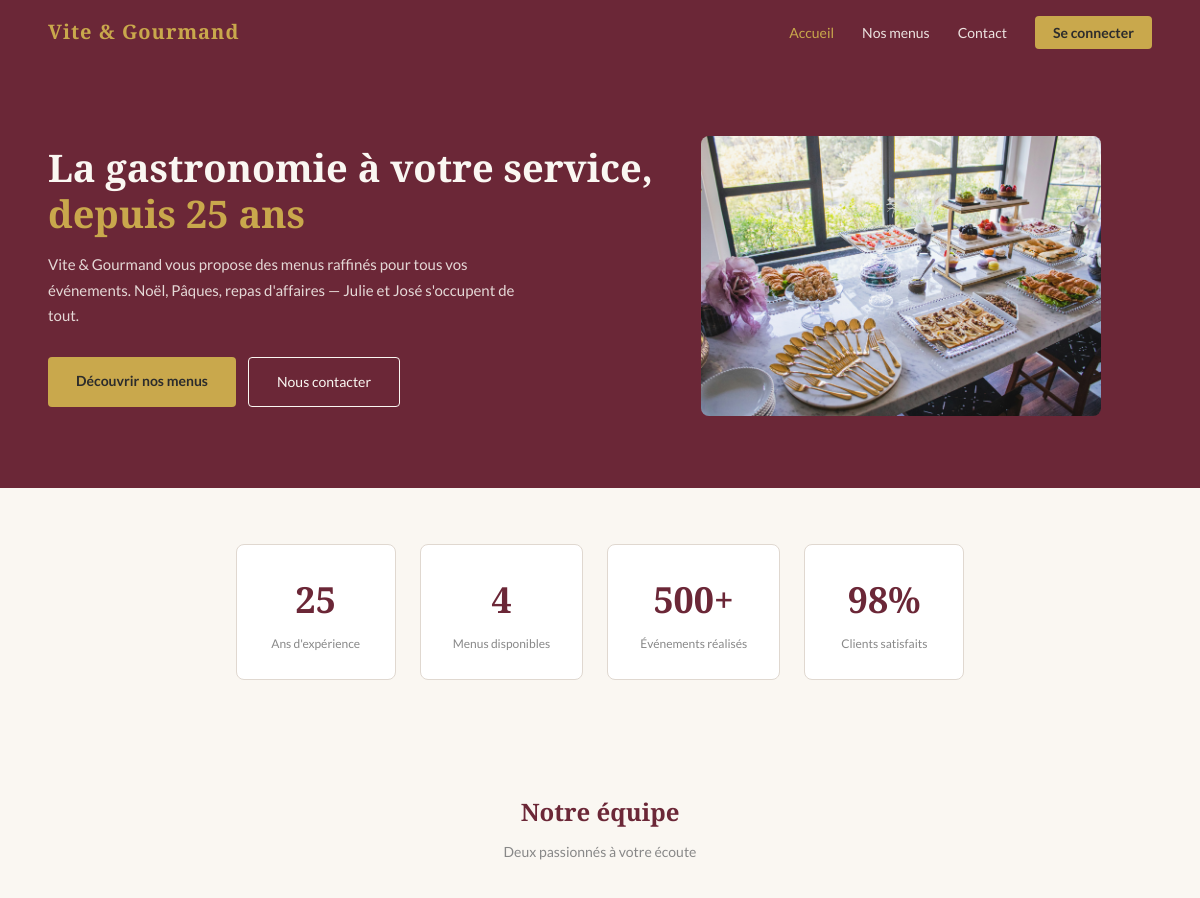
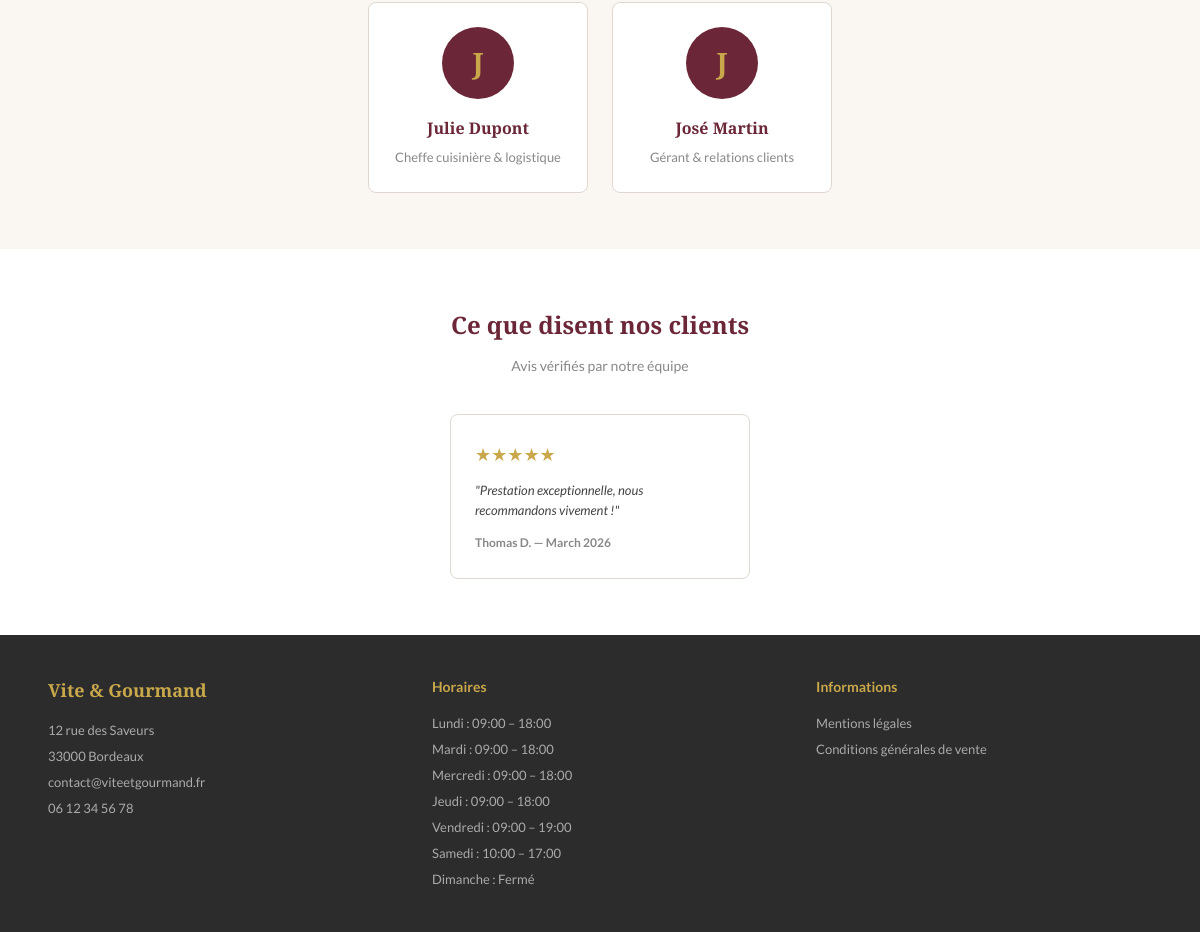
The page /public/index.php on the database its author committed (2 pictures, top to bottom).
### tables this page shows
CREATE TABLE avis (
    avis_id INT AUTO_INCREMENT PRIMARY KEY,
    commande_id INT NOT NULL,
    utilisateur_id INT NOT NULL,
    note INT CHECK (note BETWEEN 1 AND 5),
    commentaire TEXT,
    statut ENUM('en_attente', 'valide', 'refuse') DEFAULT 'en_attente',
    date_avis DATETIME DEFAULT CURRENT_TIMESTAMP,
    FOREIGN KEY (commande_id) REFERENCES commande(commande_id),
    FOREIGN KEY (utilisateur_id) REFERENCES utilisateur(utilisateur_id)
);

CREATE TABLE utilisateur (
    utilisateur_id INT AUTO_INCREMENT PRIMARY KEY,
    email VARCHAR(100) NOT NULL UNIQUE,
    password VARCHAR(255) NOT NULL,
    nom VARCHAR(50) NOT NULL,
    prenom VARCHAR(50) NOT NULL,
    gsm VARCHAR(20),
    adresse VARCHAR(255),
    ville VARCHAR(100),
    actif BOOLEAN DEFAULT TRUE,
    role_id INT NOT NULL,
    FOREIGN KEY (role_id) REFERENCES role(role_id)
);

CREATE TABLE horaire (
    horaire_id INT AUTO_INCREMENT PRIMARY KEY,
    jour ENUM('lundi','mardi','mercredi','jeudi','vendredi','samedi','dimanche') NOT NULL,
    heure_ouverture VARCHAR(5),
    heure_fermeture VARCHAR(5)
);

### src/controllers/AccueilController.php (called while the page is built, shortened)
<?php
$pdo = getDB();
$avis = $pdo->query("
    SELECT a.note, a.commentaire, a.date_avis, u.nom, u.prenom
    FROM avis a
    JOIN utilisateur u ON a.utilisateur_id = u.utilisateur_id
    WHERE a.statut = 'valide'
    ORDER BY a.date_avis DESC
    LIMIT 6
")->fetchAll();
require_once __DIR__ . '/../views/layout/header.php';
require_once __DIR__ . '/../views/accueil.php';
require_once __DIR__ . '/../views/layout/footer.php';

### src/views/accueil.php (the view)
<section class="hero">
    <div class="hero-text">
        <h1>La gastronomie à votre service,<br><span>depuis 25 ans</span></h1>
        <p>Vite & Gourmand vous propose des menus raffinés pour tous vos événements. Noël, Pâques, repas d'affaires — Julie et José s'occupent de tout.</p>
        <div class="hero-cta">
            <a href="<?= APP_URL ?>?page=menus" class="btn-gold">Découvrir nos menus</a>
            <a href="<?= APP_URL ?>?page=contact" class="btn-outline">Nous contacter</a>
        </div>
    </div>
    <div class="hero-img">
        <img src="<?= APP_URL ?>/assets/images/hero.jpg" alt="Table dressée par Vite et Gourmand">
    </div>
</section>
<section class="stats">
    <div class="stat-card">
        <div class="stat-num">25</div>
        <div class="stat-lbl">Ans d'expérience</div>
    </div>
    <div class="stat-card">
        <div class="stat-num">4</div>
        <div class="stat-lbl">Menus disponibles</div>
    </div>
    <div class="stat-card">
        <div class="stat-num">500+</div>
        <div class="stat-lbl">Événements réalisés</div>
    </div>
    <div class="stat-card">
        <div class="stat-num">98%</div>
        <div class="stat-lbl">Clients satisfaits</div>
    </div>
</section>
<section class="equipe">
    <h2>Notre équipe</h2>
    <p class="section-sub">Deux passionnés à votre écoute</p>
    <div class="equipe-grid">
        <div class="card equipe-card">
            <div class="avatar">J</div>
            <h3>Julie Dupont</h3>
            <p>Cheffe cuisinière &amp; logistique</p>
        </div>
        <div class="card equipe-card">
            <div class="avatar">J</div>
            <h3>José Martin</h3>
            <p>Gérant &amp; relations clients</p>
        </div>
    </div>
</section>
<?php if (!empty($avis)): ?>
<section class="avis">
    <h2>Ce que disent nos clients</h2>
    <p class="section-sub">Avis vérifiés par notre équipe</p>
    <div class="avis-grid">
        <?php foreach ($avis as $a): ?>
        <div class="card avis-card">
            <div class="stars">
                <?= str_repeat('★', $a['note']) . str_repeat('☆', 5 - $a['note']) ?>
            </div>
            <p class="avis-text">"<?= htmlspecialchars($a['commentaire']) ?>"</p>
            <div class="avis-author">
                <?= htmlspecialchars($a['prenom']) ?> <?= htmlspecialchars(substr($a['nom'], 0, 1)) ?>. —
                <?= date('F Y', strtotime($a['date_avis'])) ?>
            </div>
        </div>
        <?php endforeach; ?>
    </div>
</section>
<?php endif; ?>

### public/index.php (shortened to what this page needs)
<?php
$route = $_GET['page'] ?? 'accueil';
$base = __DIR__ . '/../src/controllers/';
$routes = [
    'accueil'        => $base . 'AccueilController.php',
    'menus'          => $base . 'MenusController.php',
    'menu-detail'    => $base . 'MenuDetailController.php',
    'contact'        => $base . 'ContactController.php',
    'inscription'    => $base . 'InscriptionController.php',
    'connexion'      => $base . 'ConnexionController.php',
    'deconnexion'    => $base . 'DeconnexionController.php',
    'mot-de-passe'   => $base . 'MotDePasseController.php',
    'commande'       => $base . 'CommandeController.php',
    'espace-user'    => $base . 'EspaceUserController.php',
    'espace-employe' => $base . 'EspaceEmployeController.php',
    'espace-admin'   => $base . 'EspaceAdminController.php',
    'mentions'       => $base . 'MentionsController.php',
    'cgv'            => $base . 'CgvController.php',
];
if (array_key_exists($route, $routes)) {
    require_once $routes[$route];
} else {
    http_response_code(404);
    echo '<h1>Page non trouvée</h1>';
}

### src/views/layout/header.php (shortened to what this page needs)
<?php
$page_courante = $_GET['page'] ?? 'accueil';
?>
<!DOCTYPE html>
<html lang="fr">
<head>
    <link rel="stylesheet" href="<?= APP_URL ?>/assets/css/style.css">
</head>
<body>
<nav class="navbar">
    <a href="<?= APP_URL ?>?page=accueil" class="navbar-logo">Vite &amp; Gourmand</a>
    <ul class="navbar-links" id="navLinks">
        <li><a href="<?= APP_URL ?>?page=accueil" <?= $page_courante === 'accueil' ? 'class="active"' : '' ?>>Accueil</a></li>
        <li><a href="<?= APP_URL ?>?page=menus" <?= $page_courante === 'menus' ? 'class="active"' : '' ?>>Nos menus</a></li>
        <li><a href="<?= APP_URL ?>?page=contact" <?= $page_courante === 'contact' ? 'class="active"' : '' ?>>Contact</a></li>
        <?php if (isset($_SESSION['user'])): ?>
            <?php $role = $_SESSION['user']['role']; ?>
            <?php if ($role === 'administrateur'): ?>
                <li><a href="<?= APP_URL ?>?page=espace-admin">Mon espace</a></li>
            <?php elseif ($role === 'employe'): ?>
                <li><a href="<?= APP_URL ?>?page=espace-employe">Mon espace</a></li>
            <?php else: ?>
                <li><a href="<?= APP_URL ?>?page=espace-user">Mon espace</a></li>
            <?php endif; ?>
            <li><a href="<?= APP_URL ?>?page=deconnexion" class="btn-nav">Déconnexion</a></li>
        <?php else: ?>
            <li><a href="<?= APP_URL ?>?page=connexion" class="btn-nav">Se connecter</a></li>
        <?php endif; ?>
    </ul>
</nav>
<main>

### src/views/layout/footer.php (shortened to what this page needs)
</main>
<footer class="footer">
    <div class="footer-col">
        <div class="footer-logo">Vite &amp; Gourmand</div>
        <p>12 rue des Saveurs<br>33000 Bordeaux<br>contact@viteetgourmand.fr<br>06 12 34 56 78</p>
    </div>
    <div class="footer-col">
        <div class="footer-titre">Horaires</div>
        <?php
        $pdo = getDB();
        $horaires = $pdo->query("SELECT * FROM horaire ORDER BY horaire_id")->fetchAll();
        foreach ($horaires as $h):
        ?>
            <p>
                <?= ucfirst($h['jour']) ?> :
                <?= $h['heure_ouverture'] ? $h['heure_ouverture'] . ' – ' . $h['heure_fermeture'] : 'Fermé' ?>
            </p>
        <?php endforeach; ?>
    </div>
    <div class="footer-col">
        <div class="footer-titre">Informations</div>
        <ul>
            <li><a href="<?= APP_URL ?>?page=mentions">Mentions légales</a></li>
            <li><a href="<?= APP_URL ?>?page=cgv">Conditions générales de vente</a></li>
        </ul>
    </div>
</footer>
</body>
</html>

### rows shown on the page
avis: note "★★★★★", commentaire "Prestation exceptionnelle, nous recommandons vivement !", utilisateur.prenom "Thomas", utilisateur.nom "D", date_avis "March 2026"
horaire: jour "Lundi", heure_ouverture "09:00", heure_fermeture "18:00"
horaire: jour "Mardi", heure_ouverture "09:00", heure_fermeture "18:00"
horaire: jour "Mercredi", heure_ouverture "09:00", heure_fermeture "18:00"
horaire: jour "Jeudi", heure_ouverture "09:00", heure_fermeture "18:00"
horaire: jour "Vendredi", heure_ouverture "09:00", heure_fermeture "19:00"
horaire: jour "Samedi", heure_ouverture "10:00", heure_fermeture "17:00"
horaire: jour "Dimanche", shows "Fermé"
